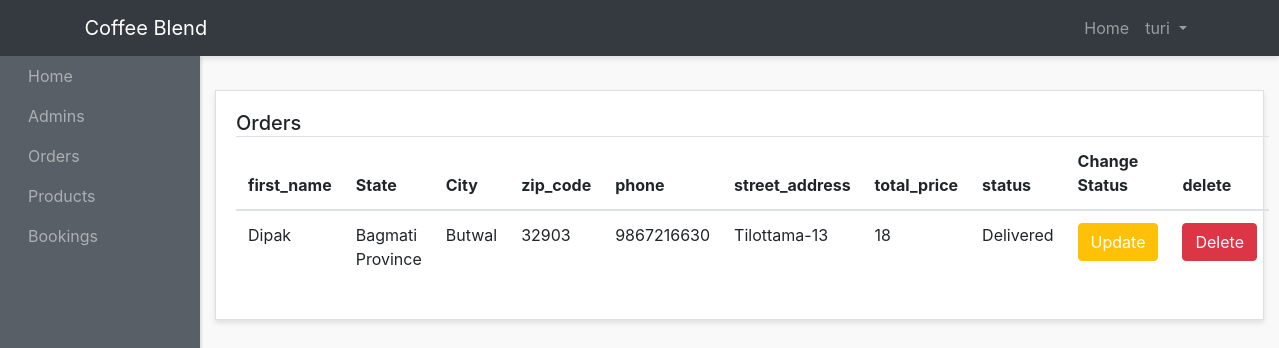
Page /admin-panel/orders-admins/show-orders.php (signed in) on the committed database.
### tables this page shows
CREATE TABLE `orders` (
  `id` int(11) NOT NULL,
  `first_name` varchar(200) NOT NULL,
  `last_name` varchar(200) NOT NULL,
  `states` varchar(200) NOT NULL,
  `street_address` varchar(200) NOT NULL,
  `city` varchar(200) NOT NULL,
  `zip_code` int(200) NOT NULL,
  `phone` varchar(200) NOT NULL,
  `email` varchar(200) NOT NULL,
  `user_id` int(11) NOT NULL,
  `current_status` varchar(200) NOT NULL,
  `total_price` int(11) NOT NULL,
  `created_at` timestamp NOT NULL DEFAULT current_timestamp()
);

### autoload/autoload3.php (called while the page is built, shortened)
<?php
function autoLoad($className){
    $file = "../../classes/".$className.'.php';
}
?>

### classes/DataConn.php (called while the page is built)
<?php
trait DataConn {
    private $db_Host = "localhost";
    private $db_Name = "coffee";
    private $db_User = "root";
    private $db_Password = "";
    public function dataConnection(){
        try {
            $conn = new PDO("mysql:host=$this->db_Host;dbname=$this->db_Name;", $this->db_User, $this->db_Password);
            $conn->setAttribute(PDO::ATTR_ERRMODE, PDO::ERRMODE_EXCEPTION);
        return $conn;
        } catch (PDOException $e){
            echo "Connection Error: ".$e->getMessage();
        }
    }
}
?>

### classes/DataPost.php (called while the page is built, shortened)
<?php
class DataPost
{
    public function showAdminOrders()
    {
        $sql = "SELECT * FROM orders";
        $stmt = $this->dataConnection()->prepare($sql);
        $stmt->execute();
        while ($result = $stmt->fetchAll(PDO::FETCH_ASSOC)) {
            return $result;
        }
    }
}

### admin-panel/orders-admins/show-orders.php (the view, shortened to what this page needs)
<?php
include "../layouts/Header.php";
include "../../autoload/autoload3.php";
$dataPost = new DataPost();
$showOrders = $dataPost->showAdminOrders();
?>
<div class="row">
  <div class="col">
    <div class="card">
      <div class="card-body">
        <h5 class="card-title mb-4 d-inline">Orders</h5>
        <table class="table">
          <thead>
            <tr>
              <th scope="col">first_name</th>
              <th scope="col">State</th>
              <th scope="col">City</th>
              <th scope="col">zip_code</th>
              <th scope="col">phone</th>
              <th scope="col">street_address</th>
              <th scope="col">total_price</th>
              <th scope="col">status</th>
              <th scope="col">Change Status</th>
              <th scope="col">delete</th>
            </tr>
          </thead>
          <tbody>
            <?php
                if($showOrders){
                  foreach ( (array) $showOrders as $data){
                    ?>
            <tr>
              <td><?= $data['first_name']; ?></td>
              <td><?= $data['states']; ?></td>
              <td><?= $data['city']; ?></td>
              <td><?= $data['zip_code']; ?></td>
              <td><?= $data['phone']; ?></td>
              <td><?= $data['street_address']; ?></td>
              <td><?= $data['total_price']; ?></td>
              <td><?= $data['current_status']; ?></td>
              <td><a href="<?= APP_URL; ?>orders-admins/change-status.php/?id=<?= $data['id']; ?>" class="btn btn-warning text-white text-center ">Update</a></td>
              <td><a href="<?= APP_URL; ?>orders-admins/delete-orders.php/?id=<?= $data['id']; ?>" class="btn btn-danger  text-center ">Delete</a></td>
            </tr>
                    <?php
                  }
                } else {
                  echo "<tr><h2 class = 'text-danger'>No orders now</h2></tr>";
                }
            ?>
          </tbody>
        </table>
      </div>
    </div>
  </div>
  <?php
  include "../layouts/Footer.php";
  ?>

### admin-panel/styles/style.css (style rules this page uses)
body { background:#f9f9f9; }
.card { margin-bottom: 15px; border-radius:0; box-shadow: 0 3px 5px rgba(0,0,0,.1); }

### rows in the picture
orders: first_name "Dipak", states "Bagmati Province", city "Butwal", zip_code "32903", phone "9867216630", street_address "Tilottama-13", total_price "18", current_status "Delivered"

### other values in the picture
$_SESSION['adminName'] "turi"
